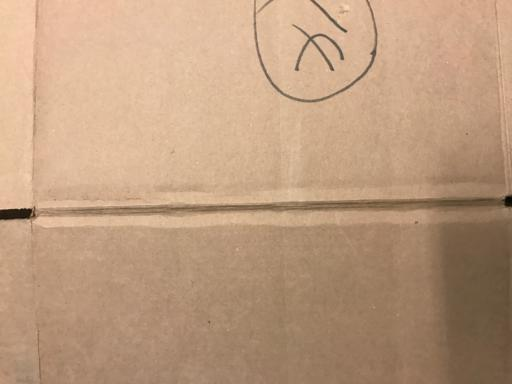
#> input picture datasets/data/cardboard1.jpg, 512 x 384 px, found by its file name; its folder holds only this picture in this run
$ jupyter execute --allow-errors Draft.ipynb   (shell and % lines are left out)
#> lines starting #> are read from the running program, lines starting #| are printed output that depends on the picture
[cell 1]
from sklearn.ensemble import RandomForestClassifier
from sklearn.ensemble import AdaBoostClassifier
from sklearn.tree import DecisionTreeClassifier
from sklearn.svm import LinearSVC
from sklearn.neighbors import KNeighborsClassifier
from sklearn.svm import SVC
from sklearn.ensemble import VotingClassifier
from sklearn.model_selection import train_test_split
from sklearn.metrics import accuracy_score, classification_report
import cv2
import os
import numpy as np
import matplotlib.pyplot as plt
from skimage.feature import corner_harris, corner_peaks
from skimage import io, transform
from sklearn.metrics import confusion_matrix
import seaborn as sns

path       = "data"
size_image = (32, 32)

[cell 2]
classified_names = ["glass", "paper", "cardboard", "plastic", "metal", "trash"]
def preprocessing_data(path_data):
#> called with path_data = 'data'
    X = []
    Y = []
    for file_name in os.listdir(path_data):
        img_path = os.path.join(path_data, file_name)

        if os.path.isfile(img_path) and file_name.lower().endswith(('.png','.jpg','.jpeg')):
            image           = cv2.imread(img_path)
#> image is the input picture: shape (384, 512, 3); mean B, G, R 126.7, 155.5, 189
            gray_image      = cv2.cvtColor(image, cv2.COLOR_BGR2GRAY)
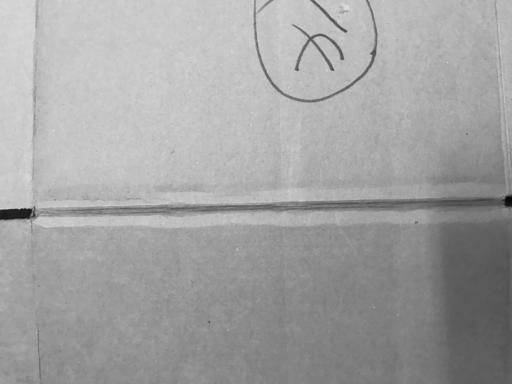
#> gray_image: shape (384, 512); min 2, max 224, mean 162.2
            resized_image   = transform.resize(gray_image, size_image, anti_aliasing=True)
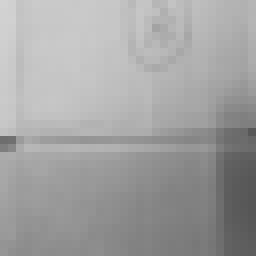
#> resized_image: shape (32, 32) float64 (shown 8 times larger); min 0.339, max 0.828, mean 0.636
            corner_image    = corner_harris(resized_image)
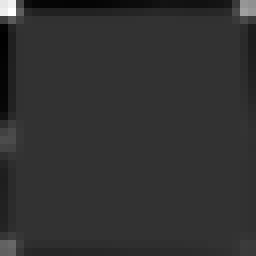
#> corner_image: shape (32, 32) float64 (shown 8 times larger); min -0.874, max 3.55, mean -0.0183; drawn with min black and max white
            flattened_image = corner_image.flatten()
#> flattened_image = 1024 values, max 3.55 at index 33, min -0.874 at index 128, mean -0.0183
            X.append(flattened_image)
            img_name        = img_path.rsplit('\\', 1)
            img_name        = img_name[1].split('.')[0]
            img_name        = ''.join(filter(str.isalpha, img_name))
            Y.append(img_name)

    return X, Y

#> (the rest of this cell did not finish here and is left out)

#> (a cell that did not finish here is left out)

#> (a cell that did not finish here is left out)

[cell 5]
import pandas as pd

#> (the rest of this cell did not finish here and is left out)

#> (a cell that did not finish here is left out)

#> (a cell that did not finish here is left out)

[cell 8]
model = RandomForestClassifier(n_estimators=200, max_depth=50, random_state = 128)
#> (the rest of this cell did not finish here and is left out)

#> (a cell that did not finish here is left out)

#> (a cell that did not finish here is left out)

#> (a cell that did not finish here is left out)

$ run again, on datasets/data/cardboard104.jpg
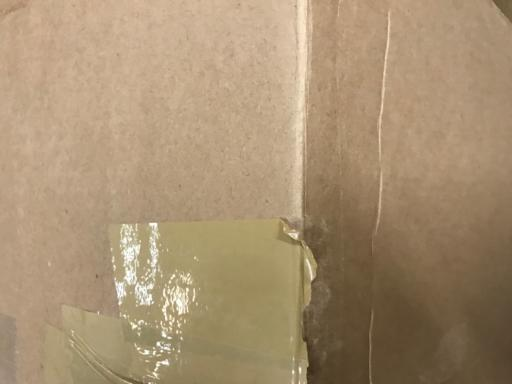
#> input picture datasets/data/cardboard104.jpg, 512 x 384 px, found by its file name
#> in preprocessing_data, image is the input picture: shape (384, 512, 3); mean B, G, R 113.9, 144.4, 167.5
#> in preprocessing_data, `gray_image      = cv2.cvtColor(image, cv2.COLOR_BGR2GRAY)`:
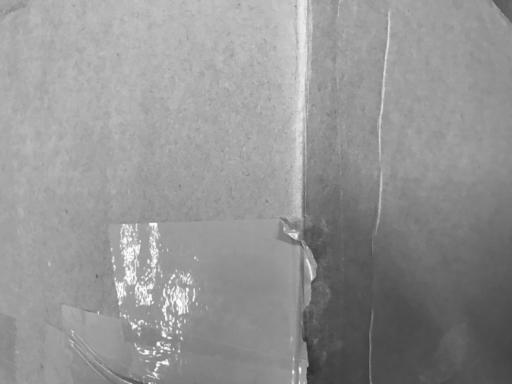
#> gray_image: shape (384, 512); min 42, max 255, mean 147.9
#> in preprocessing_data, `corner_image    = corner_harris(resized_image)`:
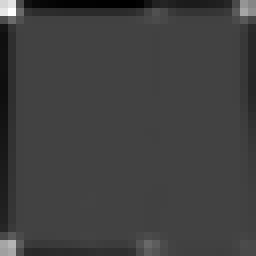
#> corner_image: shape (32, 32) float64 (shown 8 times larger); min -0.565, max 1.61, mean -0.0191; drawn with min black and max white
#> flattened_image = 1024 values, max 1.61 at index 33, min -0.565 at index 16, mean -0.0191

$ run again, on datasets/data/cardboard105.jpg
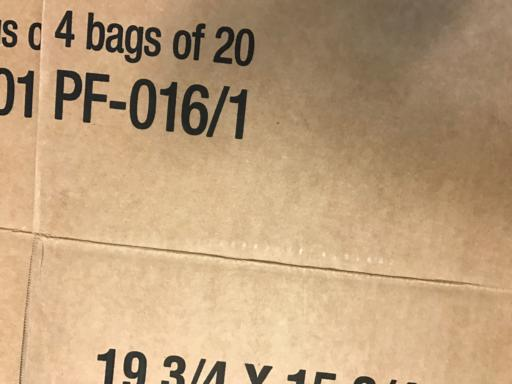
#> input picture datasets/data/cardboard105.jpg, 512 x 384 px, found by its file name
#> in preprocessing_data, image is the input picture: shape (384, 512, 3); mean B, G, R 123.7, 159.2, 189.4
#> in preprocessing_data, `gray_image      = cv2.cvtColor(image, cv2.COLOR_BGR2GRAY)`:
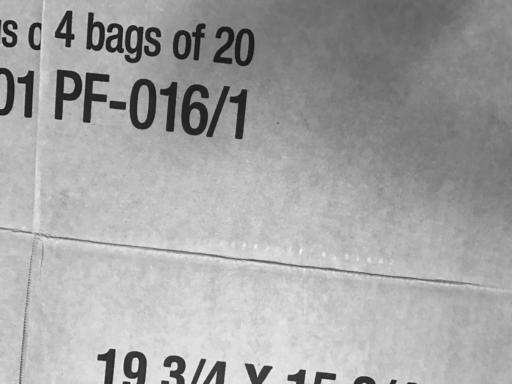
#> gray_image: shape (384, 512); min 9, max 244, mean 164.2
#> in preprocessing_data, `corner_image    = corner_harris(resized_image)`:
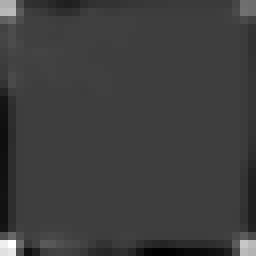
#> corner_image: shape (32, 32) float64 (shown 8 times larger); min -0.815, max 2.51, mean -0.00616; drawn with min black and max white
#> flattened_image = 1024 values, max 2.51 at index 961, min -0.815 at index 1012, mean -0.00616
